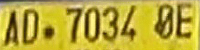
#> input picture Image Processing/test_result/DataTest1_rlt.png, 200 x 50 px, given in place of DataTest86_rlt.png, which was not available
$ python post-processing.py
#> lines starting #> are read from the running program, lines starting #| are printed output that depends on the picture; after the words box and inside, x2 and y2 are one past the last pixel; in counts of white or black regions, pixels touching at a corner belong together; pictures that were not available may be replaced by others from this repository, and a replacement may not be noted
import cv2
import numpy as np
from straug.process import Invert
from PIL import Image

# Image Processing for Pixelate Image
no = 86
image = cv2.imread(f'test_result/DataTest{no}_rlt.png')
#> image is the input picture: shape (50, 200, 3); mean B, G, R 60.9, 170.5, 186.9

# Convert the image to grayscale
image_gray = cv2.cvtColor(image, cv2.COLOR_BGR2GRAY)
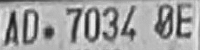
#> image_gray: shape (50, 200); min 27, max 242, mean 162.9

# Apply adaptive thresholding
binary_image = cv2.adaptiveThreshold(image_gray, 255, cv2.ADAPTIVE_THRESH_GAUSSIAN_C, cv2.THRESH_BINARY, 11, 2)
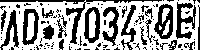
#> binary_image: shape (50, 200); 61.8% white; 122 black regions (99 under 20 px), largest, box (x1, y1, x2, y2) and area: (0, 0, 162, 44) 526, (154, 4, 173, 39) 366, (176, 2, 196, 39) 361

cv2.imwrite(f"DataTest{no}_rlt.png",binary_image)


# Result Show
'''
cv2.imshow('hasil',binary_image)
cv2.waitKey(0)
cv2.destroyAllWindows()
'''

$ run again, on Image Processing/train/images/DataTrain11_rlt_png.rf.e7b31fab81b6d0fadff68575cd3433ea.jpg
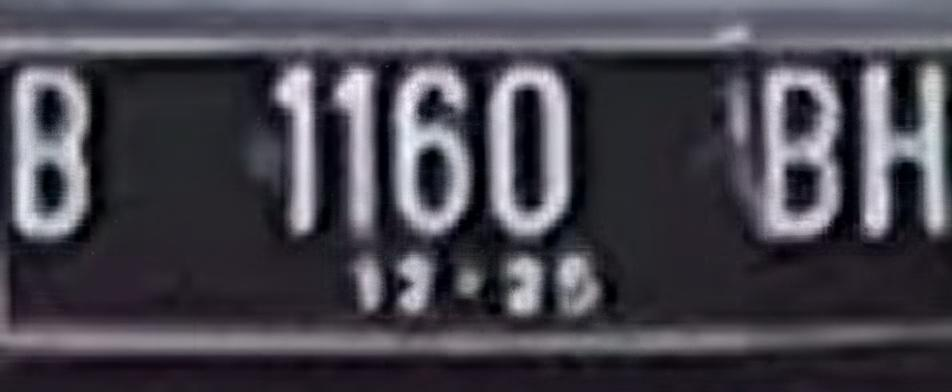
#> input picture Image Processing/train/images/DataTrain11_rlt_png.rf.e7b31fab81b6d0fadff68575cd3433ea.jpg, 952 x 392 px, given in place of DataTest86_rlt.png, which was not available
#> image is the input picture: shape (392, 952, 3); mean B, G, R 78.9, 69.7, 71.9
#> `binary_image = cv2.adaptiveThreshold(image_gray, 255, cv2.ADAPTIVE_THR..`:
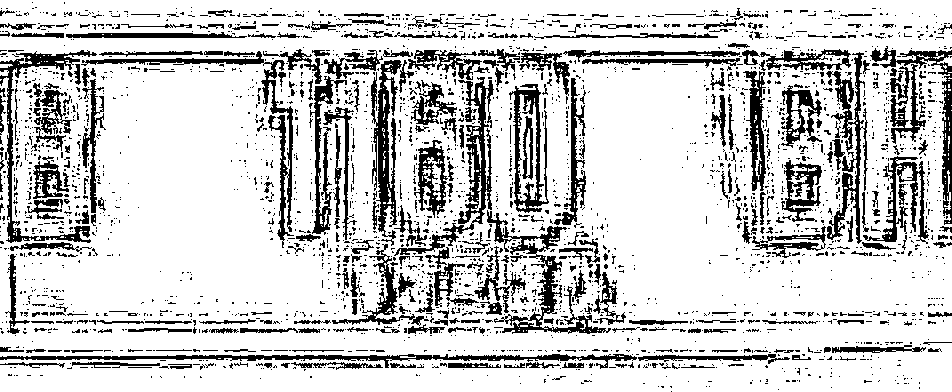
#> binary_image: shape (392, 952); 80.1% white; 2814 black regions (2486 under 20 px), largest, box (x1, y1, x2, y2) and area: (487, 210, 611, 334) 2618, (0, 354, 637, 369) 2587, (394, 77, 494, 256) 2582
